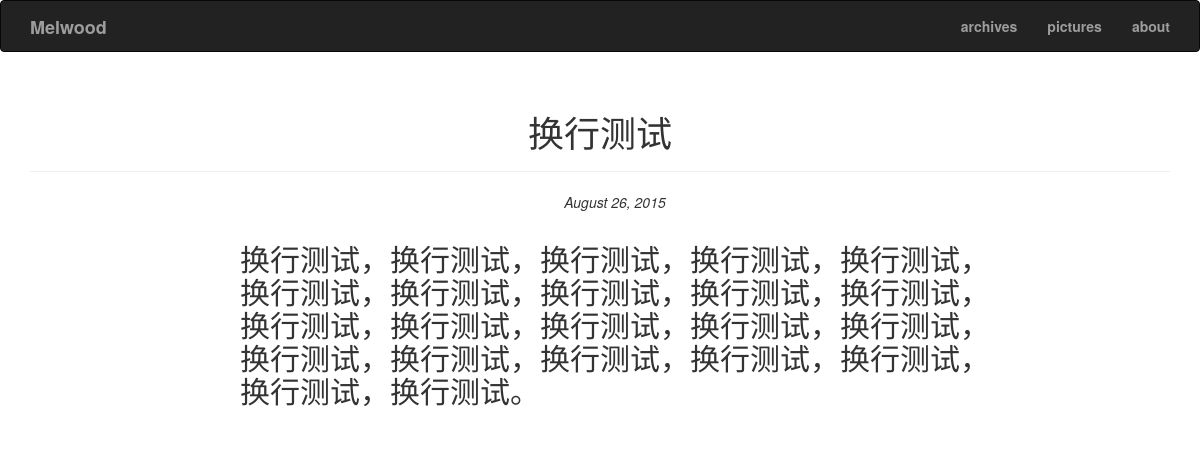
The page /post/5 on the database its author committed.
### app/models.py (models this page shows, shortened)
class Post(db.Model):
    __tablename__ = 'posts'
    id = db.Column(db.Integer, primary_key=True)
    title = db.Column(db.Text)
    body = db.Column(db.Text)
    body_html = db.Column(db.Text)
    timestamp = db.Column(db.DateTime(), index=True, default=datetime.utcnow)
    comments = db.relationship('Comment', backref='post', lazy='dynamic')

### app/main/views.py (the view)
@main.route('/post/<int:id>', methods=['GET', 'POST'])
def post(id):
    post = Post.query.get_or_404(id)
    return render_template('post.html', post=post)

### app/templates/post.html
{% extends "base.html" %}
{% block page_content %}
<div class="page-header">
	<h1 class="text-center">{{ post.title }}</h1>
</div>
<div class="container">
	<div class="row">
		<div class="post-date text-center">
			<p><i>{{ moment(post.timestamp).format('LL') }}</i></p>
		</div>
	</div>
	<div class="row">
		<div class="col-md-2"></div>
		<div class="col-md-8 lead">
			{% if post.body_html %}
				{{ post.body_html | safe }}
			{% else %}
              			{{ post.body }}
              		{% endif %}
		</div>
		<div class="col-md-2"></div>
	</div>
</div>
{% endblock %}

### rows shown on the page
Post: title "换行测试", timestamp "August 26, 2015", body_html "换行测试，换行测试，换行测试，换行测试，换行测试，换行测试，换行测试，换行测试，换行测试，换行测试，换行测试，换行测试，换行测试，换行测试，换行测试，换行测试，换行测试，换行测试，换行测试，换行测试，换行测试，换行测试。"
